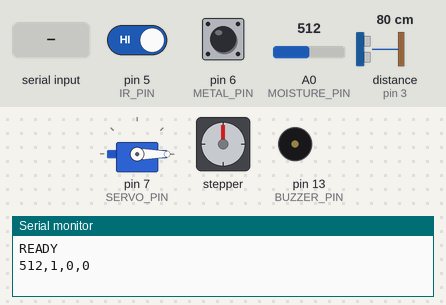
Simulated run of this sketch. Board: Arduino Uno, built with avr-gcc and run on an emulated ATmega328P. Shown: servo, stepper motor, buzzer (waves = sounding, pin HIGH), the last lines printed to the serial monitor. Wiring (inferred from the names in the program): ultrasonic range finder: trigger pin 2; echo pin 3. Inputs (shaded band) come from the test bench; at power-on: pin 5 (IR_PIN) HIGH, pin 6 (METAL_PIN) HIGH, A0 (MOISTURE_PIN) = 512, distance to the obstacle (sensor on pin 3) 80 cm. The echo pulse lasts 58.3 µs per cm; stepper angles assume 2048 steps per turn; pins used as bus, display or sensor lines are not drawn.

Above: at 1.2 s.
1.3 s: "D" received over Serial
At 4.2 s:
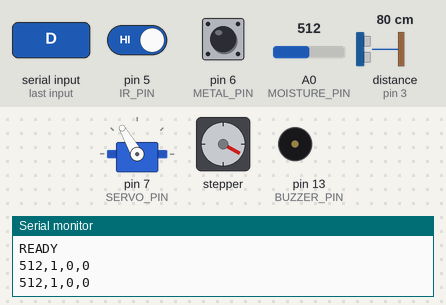
4.6 s: "X" received over Serial
At 5.1 s:
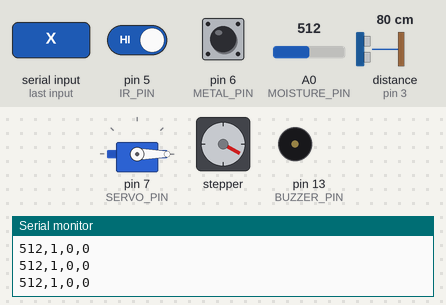
6.1 s: "W" received over Serial
At 9.1 s:
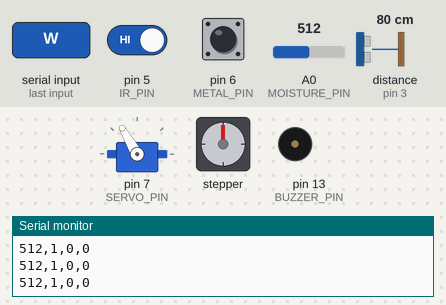
12.7 s: "M" received over Serial
At 16.9 s:
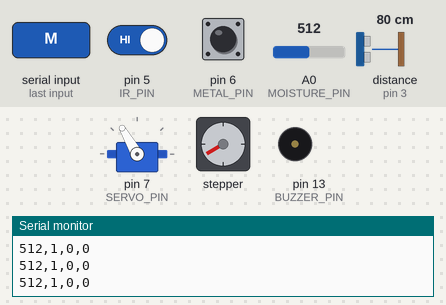
Timing chart, 0 to 20.3 s (numbered marks = the images above; inputs shaded):
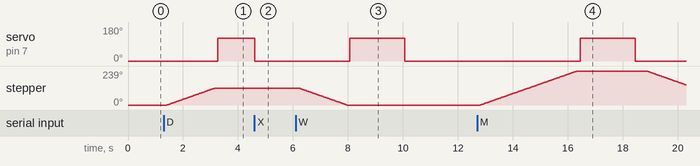

Measured:
- after the input at 1.3 s, servo on pin 7 (SERVO_PIN): 0° → 120° after 2.0 s; stepper: turns 119° clockwise in 1.7 s, starting after 0.11 s
- after the input at 4.6 s, servo on pin 7 (SERVO_PIN): 120° → 0° after 0.00 s instead of 0.67 s; stepper: stops changing and stays 119°
- after the input at 6.1 s, servo on pin 7 (SERVO_PIN): 0° → 120° after 2.0 s, → 0° 2.0 s later; stepper: turns 119° counter-clockwise in 1.7 s, starting after 0.11 s
- after the input at 12.7 s, servo on pin 7 (SERVO_PIN): 0° → 120° after 3.7 s, → 0° 2.0 s later; stepper: turns 239° clockwise in 3.5 s, then 97° counter-clockwise in 1.4 s

The sketch:

sketch_may12a.ino
```cpp
#include <Servo.h>
#include <Stepper.h>

const int MOISTURE_PIN = A0;
const int IR_PIN = 5;
const int METAL_PIN = 6;
const int SERVO_PIN = 7;
const int BUZZER_PIN = 13;

// HC-SR04 ultrasonic
const int TRIG_PIN = 2;
const int ECHO_PIN = 3;

const int STEP_IN1 = 8;
const int STEP_IN3 = 9;
const int STEP_IN2 = 10;
const int STEP_IN4 = 11;

const int STEPS_PER_REV = 2048;
const int POS_WET = 0;
const int POS_DRY = STEPS_PER_REV / 3;
const int POS_METAL = (STEPS_PER_REV * 2) / 3;

// Tune using your real bin dimensions.
const float BIN_EMPTY_DISTANCE_CM = 28.0;
const float BIN_FULL_DISTANCE_CM = 7.0;

Servo lidServo;
Stepper sorter(STEPS_PER_REV, STEP_IN1, STEP_IN3, STEP_IN2, STEP_IN4);

int currentPosition = 0;
unsigned long lastSend = 0;
volatile bool stopRequested = false;

bool checkStopCommand() {
  if (Serial.available() > 0) {
    char c = (char)Serial.read();
    if (c == 'X') {
      stopRequested = true;
      return true;
    }
  }
  return false;
}

bool waitWithStop(unsigned long ms) {
  unsigned long start = millis();
  while (millis() - start < ms) {
    if (checkStopCommand()) {
      return true;
    }
    delay(5);
  }
  return false;
}

bool stepToPositionWithStop(int targetPosition) {
  int stepsNeeded = targetPosition - currentPosition;
  int direction = (stepsNeeded >= 0) ? 1 : -1;
  int steps = abs(stepsNeeded);

  for (int i = 0; i < steps; i++) {
    if (checkStopCommand()) {
      return false;
    }
    sorter.step(direction);
  }
  currentPosition = targetPosition;
  return true;
}

float readDistanceCm() {
  digitalWrite(TRIG_PIN, LOW);
  delayMicroseconds(2);
  digitalWrite(TRIG_PIN, HIGH);
  delayMicroseconds(10);
  digitalWrite(TRIG_PIN, LOW);

  long duration = pulseIn(ECHO_PIN, HIGH, 25000);
  if (duration <= 0) {
    return -1.0;
  }
  return (duration * 0.0343) / 2.0;
}

int computeFillPercent() {
  float d = readDistanceCm();
  if (d < 0.0) {
    return 0;
  }

  if (d > BIN_EMPTY_DISTANCE_CM) d = BIN_EMPTY_DISTANCE_CM;
  if (d < BIN_FULL_DISTANCE_CM) d = BIN_FULL_DISTANCE_CM;

  float pct = (BIN_EMPTY_DISTANCE_CM - d) * 100.0 /
              (BIN_EMPTY_DISTANCE_CM - BIN_FULL_DISTANCE_CM);
  if (pct < 0.0) pct = 0.0;
  if (pct > 100.0) pct = 100.0;
  return (int)pct;
}

void setup() {
  Serial.begin(9600);

  pinMode(IR_PIN, INPUT);
  pinMode(METAL_PIN, INPUT_PULLUP);
  pinMode(BUZZER_PIN, OUTPUT);
  pinMode(TRIG_PIN, OUTPUT);
  pinMode(ECHO_PIN, INPUT);

  lidServo.attach(SERVO_PIN);
  lidServo.write(0);

  sorter.setSpeed(12);

  Serial.println("READY");
}

void loop() {
  if (millis() - lastSend >= 600) {
    int moisture = analogRead(MOISTURE_PIN);
    int irVal = digitalRead(IR_PIN);
    int metal = (digitalRead(METAL_PIN) == LOW) ? 1 : 0;
    int fillPct = computeFillPercent();

    Serial.print(moisture);
    Serial.print(",");
    Serial.print(irVal);
    Serial.print(",");
    Serial.print(fillPct);
    Serial.print(",");
    Serial.println(metal);

    lastSend = millis();
  }

  if (Serial.available() > 0) {
    char cmd = (char)Serial.read();
    switch (cmd) {
      case 'W':
        stopRequested = false;
        dumpWaste(POS_WET);
        break;
      case 'D':
        stopRequested = false;
        dumpWaste(POS_DRY);
        break;
      case 'M':
        stopRequested = false;
        dumpWaste(POS_METAL);
        break;
      case 'B':
        buzzAlert();
        break;
      case 'X':
        stopRequested = true;
        lidServo.write(0);
        break;
    }
  }
}

void dumpWaste(int targetPosition) {
  if (stopRequested) return;

  lidServo.write(0);
  if (waitWithStop(100)) return;

  if (!stepToPositionWithStop(targetPosition)) return;

  if (waitWithStop(100)) return;
  lidServo.write(120);
  if (waitWithStop(2000)) {
    lidServo.write(0);
    return;
  }
  lidServo.write(0);
  if (waitWithStop(400)) return;

  if (!stepToPositionWithStop(0)) return;
}

void buzzAlert() {
  for (int i = 0; i < 4; i++) {
    tone(BUZZER_PIN, 1200, 250);
    delay(350);
  }
}
```
